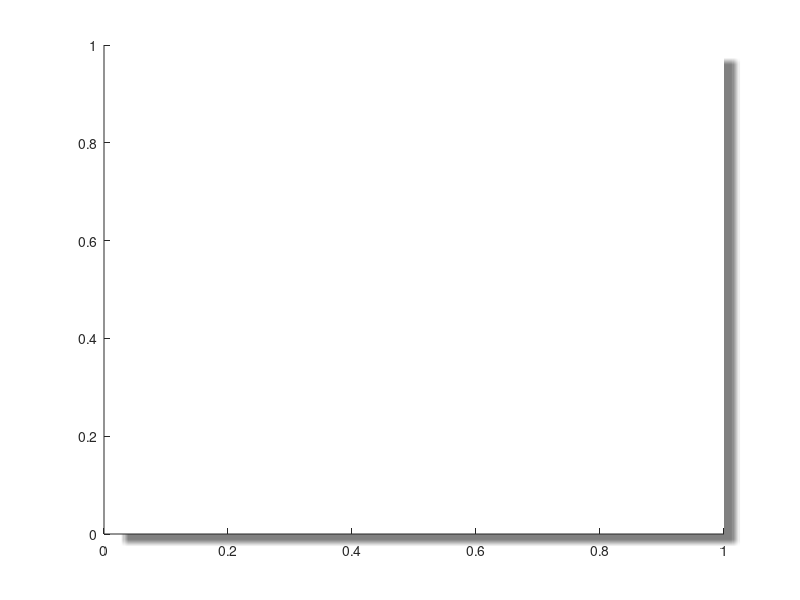

Write the MATLAB code that produced this figure.
function [axis_handle, shadow_handle]=shadow_axis(varargin)
%Parse all the inputs
p=inputParser;
%Axis position
p.addOptional('position', [0.1300 0.1100 0.7750 0.8150]);
%Shadow size
p.addOptional('size', 4);
%Shadow distance
p.addOptional('distance', .03);
%Shadow angle (in degrees)
p.addOptional('angle', -45);
%Shadow opacity
p.addOptional('opacity', .5);
%Shadow resolution
p.addOptional('resolution', 500);

%Parse the arguments
p.parse(varargin{:});
args=p.Results;

%Set the variables from the input
position=args.position;
size=args.size;
distance=args.distance;
angle=args.angle;
opacity=args.opacity;
resolution=args.resolution;

%Get the figure background color
bgcolor=get(gcf,'color');

%Make the shadow axes
shadow_handle=axes('position',position+[cos(angle/180*pi)*distance sin(angle/180*pi)*distance 0 0]);

%Create shadow
%Make image the color of the background
shadow=cat(3,ones(resolution)*bgcolor(1),ones(resolution)*bgcolor(3),ones(resolution)*bgcolor(3));

%Make shadow and set darkness based on opacity parameter
for i=1:3
    shadow(size:end-size,size:end-size,i)=(1-opacity)*bgcolor(i);
end

%Blur to make the shadow
F = fspecial('disk',size);
shadow = imfilter(shadow,F,'replicate');

%Display the shadow
image(shadow);
set(gca, 'xtick',[],'ytick',[],'xcolor',bgcolor,'ycolor',bgcolor);

%Create actual axis for plotting
axis_handle=axes('units','normalized','position',position);
